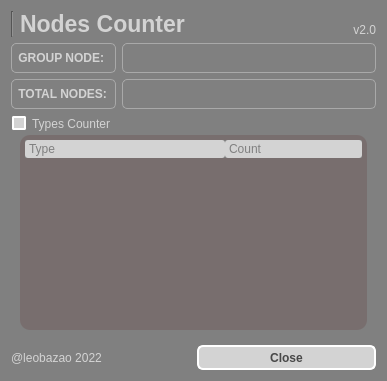
<?xml version="1.0" encoding="UTF-8"?>
<ui version="4.0">
 <class>Form</class>
 <widget class="QWidget" name="Form">
  <property name="geometry">
   <rect>
    <x>0</x>
    <y>0</y>
    <width>387</width>
    <height>381</height>
   </rect>
  </property>
  <property name="sizePolicy">
   <sizepolicy hsizetype="Expanding" vsizetype="Preferred">
    <horstretch>0</horstretch>
    <verstretch>0</verstretch>
   </sizepolicy>
  </property>
  <property name="windowTitle">
   <string>Nodes Counter</string>
  </property>
  <property name="styleSheet">
   <string notr="true">QLabel {
	color: lightgray;
	border: 1px solid darkgray;
	border-radius: 5px;
}

QLabel::disabled {
	color: darkgray;
}

QWidget{
	background-color: gray;
}

QGroupBox {
	color: lightgray;
	border: null;
}

QGroupBox::indicator:unchecked {
    border: 2px solid white;
	border-radius: 2px;
	background-color: lightgray;
}

QGroupBox::indicator:checked {
    border: 2px solid lightgray;
	border-radius: 1px;
	background-color: rgb(68, 68, 68);
}


QGroupBox::disabled{
	color: lightgray;
}

QGroupBox::indicator:unchecked:disabled {
    border: 2px solid darkgray;
	background-color: darkgray;
}

QScrollBar::handle {
	border-radius: 5px;
 	border: 2px solid lightgray;
	background-color: gray;
}

QScrollBar::add-page{ 
	border: none;
    background-color: rgb(86, 86, 86);
}

QScrollBar::sub-page {
    background-color: rgb(86, 86, 86);
	border: none;
}

QScrollBar::add-line {
    border: none;
    background-color: rgb(86, 86, 86);
}

QScrollBar::sub-line {
    border: none;
    background-color: rgb(86, 86, 86);
}

QScrollBar:arrow{
	border: none;
	background: none;
	color: none;
}

QTreeWidget {
    color: lightgray;
    background-color: rgb(100, 100, 100);
	border-radius: 10px;
	padding: 5px;
}

QTreeWidget::disabled {
    background-color: rgb(120, 110, 110);
}

QTreeWidget::item:hover {
	color: rgb(80, 64, 44);
    background: #05B8CC;
    border: white;
}

QTreeWidget::item:selected {
	color: rgb(80, 25, 44);
	border: none;
	background-color: rgb(79, 255, 52);
}

QTreeWidget::item:selected:active{
	color: rgb(80, 64, 44);
    background-color: rgb(187, 240, 255);
	border: gray;
	padding-left: 5px;
}

QTreeWidget::item:selected:!active {
    background: rgb(91, 174, 181);
	border: none;
}

QHeaderView::section {
    background-color: lightgray;
    color: gray;
    padding-left: 4px;
    border: none;
	border-radius: 3px;
}

QHeaderView::section:checked{
    background-color: red;
}

</string>
  </property>
  <layout class="QGridLayout" name="gridLayout_2">
   <item row="0" column="0" colspan="2">
    <layout class="QHBoxLayout" name="horizontalLayout">
     <item>
      <widget class="Line" name="line">
       <property name="orientation">
        <enum>Qt::Vertical</enum>
       </property>
      </widget>
     </item>
     <item>
      <widget class="QLabel" name="label">
       <property name="font">
        <font>
         <pointsize>17</pointsize>
         <weight>75</weight>
         <bold>true</bold>
        </font>
       </property>
       <property name="styleSheet">
        <string notr="true">border: null;</string>
       </property>
       <property name="text">
        <string>Nodes Counter</string>
       </property>
      </widget>
     </item>
     <item>
      <widget class="QLabel" name="labelVersion">
       <property name="styleSheet">
        <string notr="true">border: null;</string>
       </property>
       <property name="text">
        <string>v2.0</string>
       </property>
       <property name="alignment">
        <set>Qt::AlignBottom|Qt::AlignRight|Qt::AlignTrailing</set>
       </property>
      </widget>
     </item>
    </layout>
   </item>
   <item row="1" column="0" colspan="2">
    <layout class="QGridLayout" name="gridLayout" columnstretch="0,2">
     <item row="0" column="0">
      <widget class="QLabel" name="label_3">
       <property name="font">
        <font>
         <weight>75</weight>
         <bold>true</bold>
        </font>
       </property>
       <property name="frameShape">
        <enum>QFrame::Box</enum>
       </property>
       <property name="frameShadow">
        <enum>QFrame::Raised</enum>
       </property>
       <property name="text">
        <string> GROUP NODE:</string>
       </property>
      </widget>
     </item>
     <item row="0" column="1">
      <widget class="QLabel" name="labelGroupNode">
       <property name="minimumSize">
        <size>
         <width>0</width>
         <height>30</height>
        </size>
       </property>
       <property name="font">
        <font>
         <weight>50</weight>
         <bold>false</bold>
        </font>
       </property>
       <property name="frameShape">
        <enum>QFrame::Box</enum>
       </property>
       <property name="frameShadow">
        <enum>QFrame::Raised</enum>
       </property>
       <property name="text">
        <string/>
       </property>
      </widget>
     </item>
     <item row="1" column="0">
      <widget class="QLabel" name="label_4">
       <property name="font">
        <font>
         <weight>75</weight>
         <bold>true</bold>
        </font>
       </property>
       <property name="frameShape">
        <enum>QFrame::Box</enum>
       </property>
       <property name="frameShadow">
        <enum>QFrame::Raised</enum>
       </property>
       <property name="text">
        <string> TOTAL NODES: </string>
       </property>
       <property name="margin">
        <number>0</number>
       </property>
       <property name="indent">
        <number>-1</number>
       </property>
      </widget>
     </item>
     <item row="1" column="1">
      <widget class="QLabel" name="labelTotal">
       <property name="minimumSize">
        <size>
         <width>0</width>
         <height>30</height>
        </size>
       </property>
       <property name="font">
        <font>
         <weight>75</weight>
         <bold>true</bold>
        </font>
       </property>
       <property name="styleSheet">
        <string notr="true"/>
       </property>
       <property name="frameShape">
        <enum>QFrame::Box</enum>
       </property>
       <property name="frameShadow">
        <enum>QFrame::Sunken</enum>
       </property>
       <property name="text">
        <string/>
       </property>
       <property name="alignment">
        <set>Qt::AlignCenter</set>
       </property>
      </widget>
     </item>
    </layout>
   </item>
   <item row="2" column="0" colspan="2">
    <widget class="QGroupBox" name="groupBox">
     <property name="title">
      <string>Types Counter</string>
     </property>
     <property name="checkable">
      <bool>true</bool>
     </property>
     <property name="checked">
      <bool>false</bool>
     </property>
     <layout class="QVBoxLayout" name="verticalLayout">
      <property name="topMargin">
       <number>20</number>
      </property>
      <item>
       <widget class="QTreeWidget" name="treeWidget">
        <property name="indentation">
         <number>10</number>
        </property>
        <property name="allColumnsShowFocus">
         <bool>true</bool>
        </property>
        <attribute name="headerDefaultSectionSize">
         <number>200</number>
        </attribute>
        <column>
         <property name="text">
          <string>Type</string>
         </property>
        </column>
        <column>
         <property name="text">
          <string>Count</string>
         </property>
        </column>
       </widget>
      </item>
     </layout>
    </widget>
   </item>
   <item row="3" column="0">
    <widget class="QLabel" name="label_7">
     <property name="styleSheet">
      <string notr="true">border: null;</string>
     </property>
     <property name="text">
      <string>@leobazao 2022</string>
     </property>
    </widget>
   </item>
   <item row="3" column="1">
    <widget class="QPushButton" name="buttonClose">
     <property name="minimumSize">
      <size>
       <width>84</width>
       <height>25</height>
      </size>
     </property>
     <property name="font">
      <font>
       <weight>75</weight>
       <bold>true</bold>
      </font>
     </property>
     <property name="styleSheet">
      <string notr="true">QPushButton {
	color: rgb(72, 72, 72);
    border: 2px solid white;
    border-radius: 6px;
	background-color: lightgray;
    min-width: 80px;
}

QPushButton:pressed {
	color: red;
    background-color: rgb(255, 196, 197);
}

QPushButton:flat {
    border: none; /* no border for a flat push button */
}

QPushButton:default {
    border-color: navy; /* make the default button prominent */
}

QPushButton:hover{
    border: 2px solid #05B8CC;
    color: black;
}</string>
     </property>
     <property name="text">
      <string>Close</string>
     </property>
    </widget>
   </item>
  </layout>
 </widget>
 <resources/>
 <connections/>
</ui>
